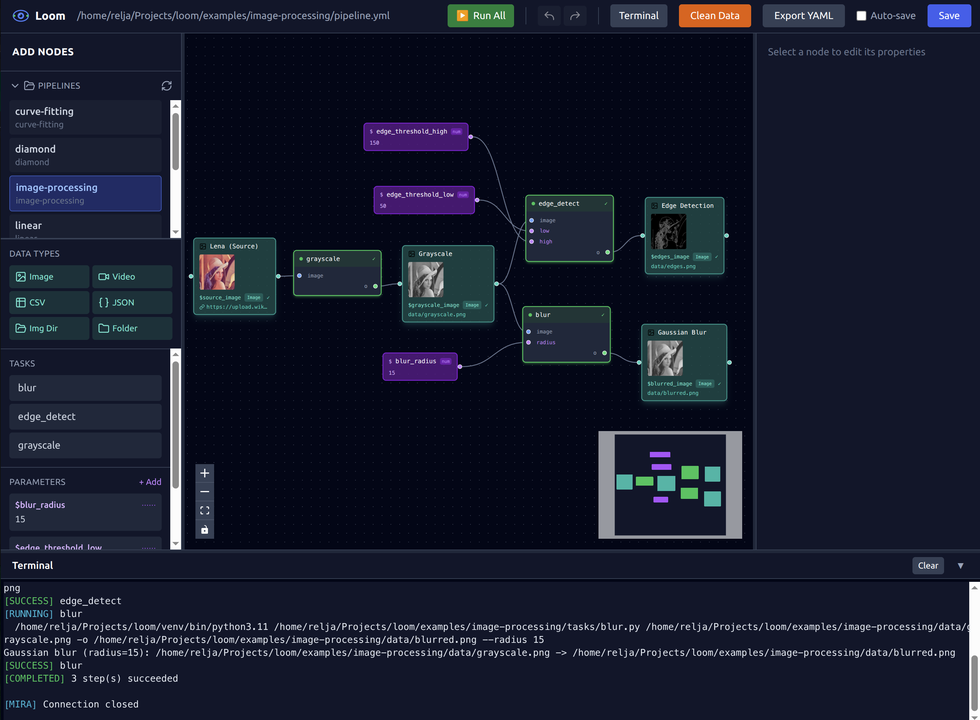
#> input picture assets/editor-ui.png, 980 x 720 px, shrunk from 2728 x 2006 before the run
$ python edge_detect.py ../../../assets/editor-ui.png --output out.png
#> lines starting #> are read from the running program, lines starting #| are printed output that depends on the picture
#!/usr/bin/env python3
"""Apply Canny edge detection to an image.

Uses OpenCV's Canny algorithm to detect edges.

---
inputs:
  image:
    type: image
    description: Input grayscale image
outputs:
  -o:
    type: image
    description: Output edge image
args:
  --low:
    type: int
    default: 50
    description: Lower threshold for hysteresis
  --high:
    type: int
    default: 150
    description: Upper threshold for hysteresis
---
"""

import argparse

import cv2


def main() -> None:
    parser = argparse.ArgumentParser(description="Apply Canny edge detection")
    parser.add_argument("image", help="Input image path")
    parser.add_argument("-o", "--output", required=True, help="Output image path")
    parser.add_argument("--low", type=int, default=50, help="Lower threshold")
    parser.add_argument("--high", type=int, default=150, help="Upper threshold")
    args = parser.parse_args()

    # Read the image (grayscale)
    img = cv2.imread(args.image, cv2.IMREAD_GRAYSCALE)
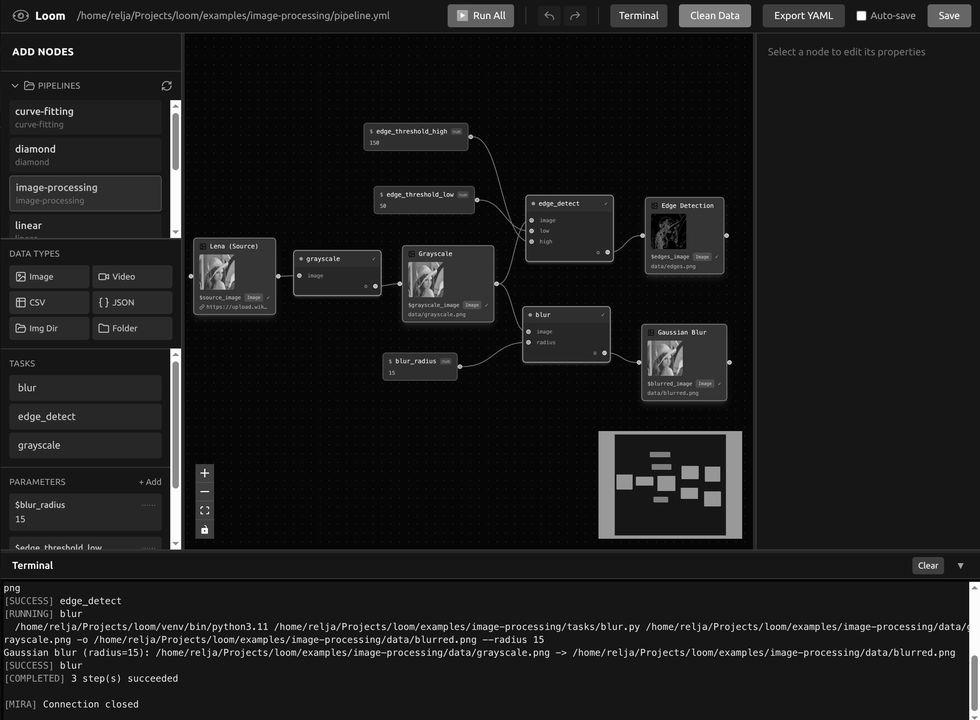
#> img: shape (720, 980); min 0, max 255, mean 27.4
    if img is None:
        raise ValueError(f"Could not read image: {args.image}")

    # Apply Canny edge detection
    edges = cv2.Canny(img, args.low, args.high)
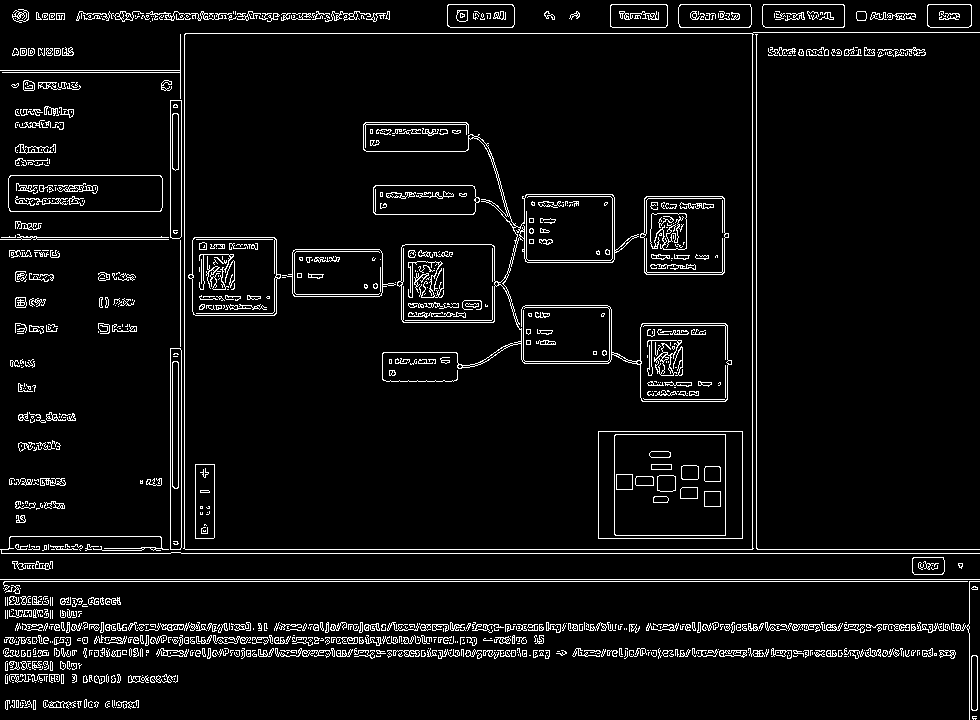
#> edges: shape (720, 980); 5.6% white in thin lines or dots

    # Save the result
    cv2.imwrite(args.output, edges)
    print(f"Edge detection (low={args.low}, high={args.high}): {args.image} -> {args.output}")


if __name__ == "__main__":
    main()
